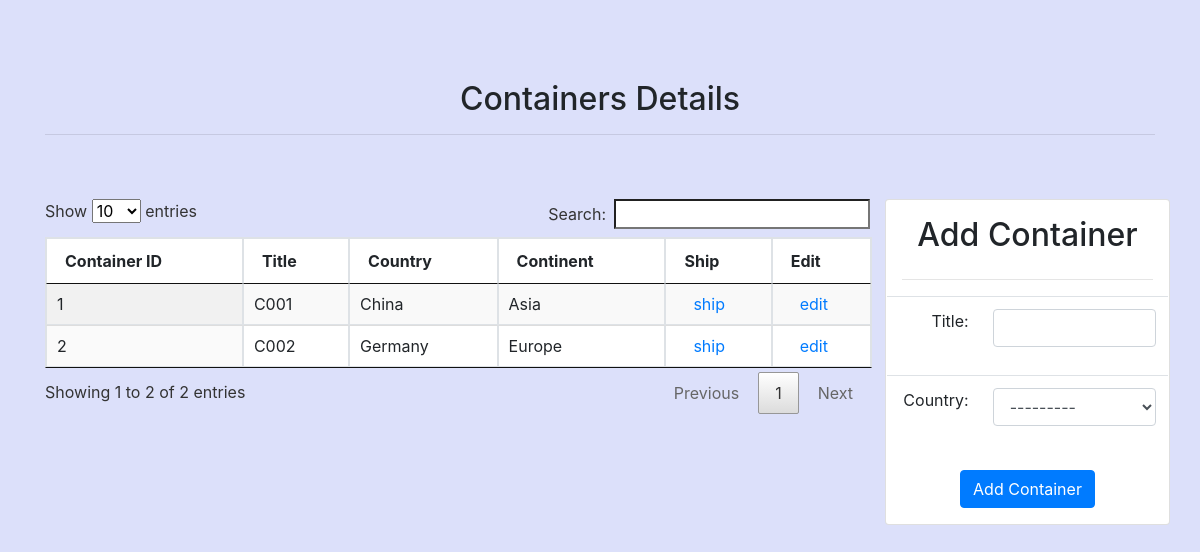
Screenshot of /container/ with the database file from the repository.
### main/models.py (models this page shows, shortened)
class Container(models.Model):
    title = models.CharField(max_length=255, unique=True)
    country = models.ForeignKey(Country, on_delete=models.CASCADE)

class Country(models.Model):
    title = models.CharField(max_length=255, unique=True)
    continent = models.ForeignKey(Continent, on_delete=models.CASCADE)
    def __str__(self):
        return (self.title)

class Continent(models.Model):
    title = models.CharField(max_length=255, unique=True)
    def __str__(self):
        return (self.title)

### main/views.py (the view, shortened to what this page needs)
# urls.py: path('container/', container, name='container'),
def container(request):
    form = ContainerForm()
    records = Container.objects.all()
    return render(request, 'main/container.html', {
        'form': form,
        'title': 'Add Container',
        'records': records
    })

### main/forms.py
class ContainerForm(forms.ModelForm):
    class Meta:
        model = Container
        fields = [
            'title',
            'country'
        ]

### templates/main/container.html (shortened to what this page needs)
{% extends 'base.html' %} {% load widget_tweaks %} {% block title %}{{title}}{% endblock %} {% block content %}
<center><h2>Containers Details</h2></center><hr><br>
{% if messages %}
	{% include '../includes/messages.html' %}
{% else %}
	<br>
{% endif %}
<div class="row">
	<div class="col-md-9 col-sm-12 table-responsive">
		<table id="mytable" class="mytable table table-bordered table-striped display" style="background-color: #FFFFFF;">
			<thead>
	            <th>Container ID</th>
	            <th>Title</th>
	            <th>Country</th>
	            <th>Continent</th>
	            <th>Ship</th>
	            <th>Edit</th>
	        </thead>
	        <tbody>
	            {% for instance in records %}
	            <tr class='clickable-row'>
	                <td>{{instance.id}}</td>
	                <td>{{instance.title}}</td>
	                <td>{{instance.country}}</td>
	                <td>{{instance.country.continent}}</td>
	                <td>
		                <a href="{% url 'main:shipping' container_id=instance.id %}">
		                    <i class="fa fa-edit"></i>
		                    ship
		                </a>
		            </td>
		            <td>
		                <a href="{% url 'main:update-container'  id=instance.id %}">
		                    <i class="fa fa-edit"></i>
		                    edit
		                </a>
		            </td>
	    		</tr>
	        	{% endfor %}
	    	</tbody>
		</table>
	</div>
	<div class="card col-md-3 p-3 text-center">
		<h2>{{title}}</h2><hr>
		<form id="form" method="post" action="">
            <table class="table">
				{% for field in form.visible_fields %}
					<tr class="row form-group">
						<td class="col-md-4 text-right">{{ field.label_tag }}</td>
						<td class="col-md-8">{% render_field field class+="form-control" %}</td>
					</tr>
				{% endfor %}
			</table>
            <input type="submit" value="{{title}}" class="btn btn-primary pull-right"/>
        </form>
	</div>
</div>
{% endblock %}

### rows the page displays
Container: id "1", title "C001", country "China", country.continent "Asia"
Container: id "2", title "C002", country "Germany", country.continent "Europe"

### other values shown
{{ title }} "Add Container"
{{ field.label_tag }} "Title:" "Country:"
